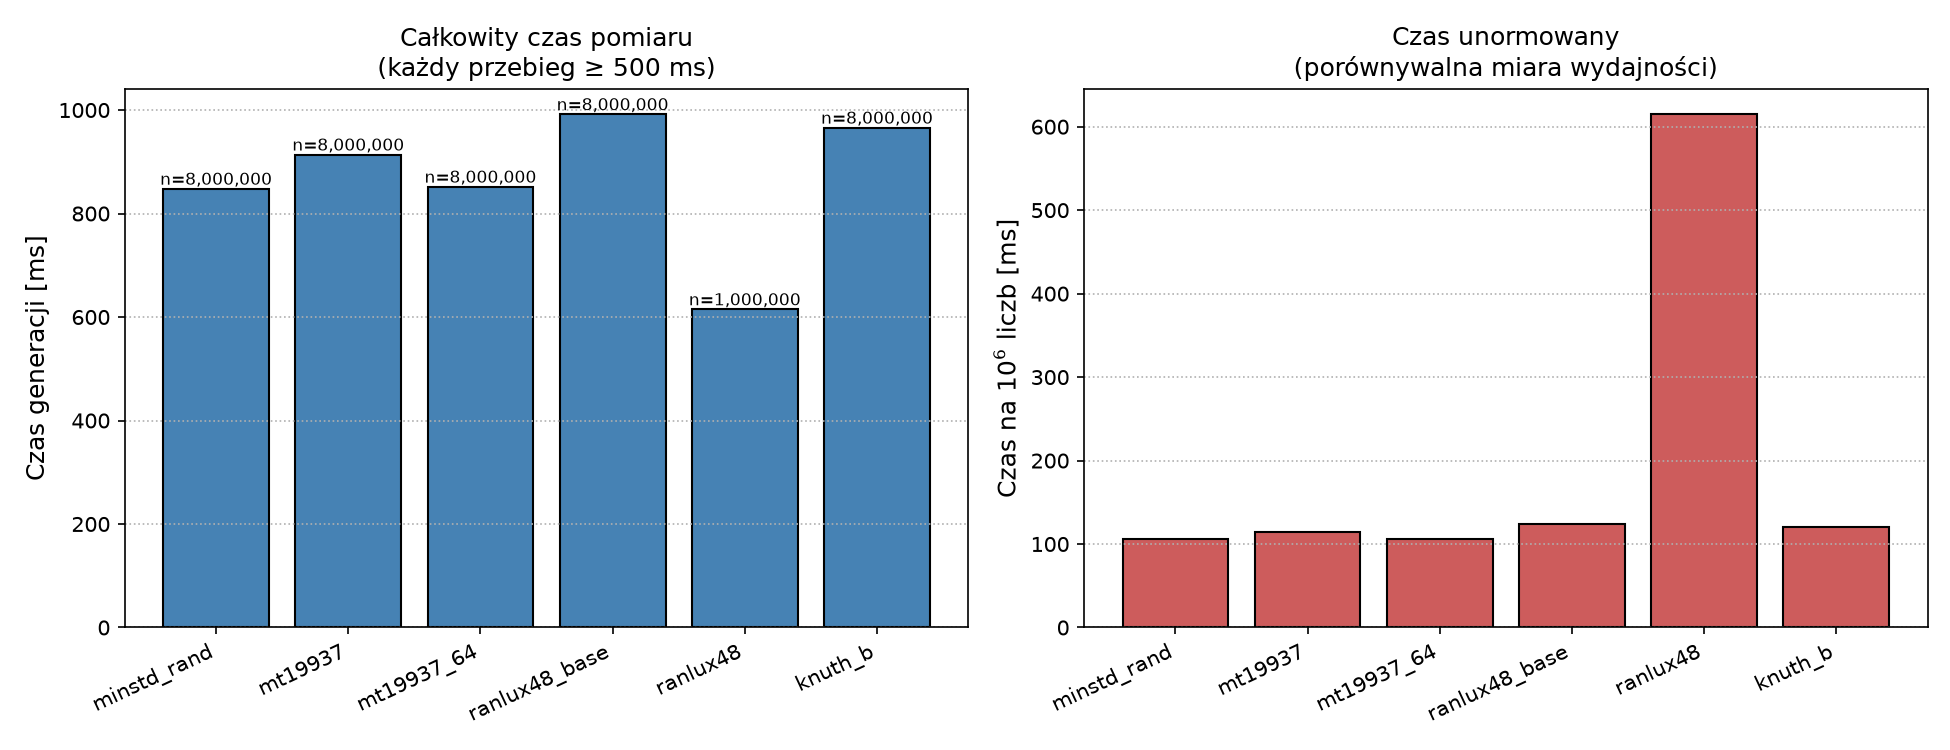

Reproduce this figure in Python.
import numpy as np
import matplotlib.pyplot as plt

def main():
    names, ns, times = [], [], []
    with open("czasy.txt") as f:
        for line in f:
            if line.startswith("#") or not line.strip():
                continue
            p = line.split()
            names.append(p[0])
            ns.append(int(p[1]))
            times.append(float(p[2]))

    ns    = np.array(ns, dtype=float)
    times = np.array(times, dtype=float)
    per_mln = times / (ns / 1e6)

    fig, (ax1, ax2) = plt.subplots(1, 2, figsize=(13, 5))

    bars = ax1.bar(names, times, color="steelblue", edgecolor="black")
    for b, n in zip(bars, ns):
        ax1.text(b.get_x() + b.get_width()/2,
                b.get_height(),
                f"n={int(n):,}",
                ha="center", va="bottom", fontsize=8)
    ax1.set_ylabel("Czas generacji [ms]", fontsize=12)
    ax1.set_title("Całkowity czas pomiaru\n(każdy przebieg ≥ 500 ms)", fontsize=12)
    ax1.grid(axis="y", linestyle=":")

    ax2.bar(names, per_mln, color="indianred", edgecolor="black")
    ax2.set_ylabel("Czas na $10^6$ liczb [ms]", fontsize=12)
    ax2.set_title("Czas unormowany\n(porównywalna miara wydajności)", fontsize=12)
    ax2.grid(axis="y", linestyle=":")

    for ax in (ax1, ax2):
        ax.tick_params(axis="x", rotation=25)
        for lbl in ax.get_xticklabels():
            lbl.set_ha("right")

    plt.tight_layout()
    plt.savefig("wykres_slupkowy.png", format="png", dpi=150)
    plt.show()

if __name__ == "__main__":
    main()
